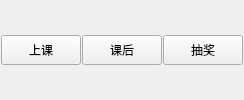
                                                                            <widget class="QWidget" name="widget_9"
                                                                                    native="true">
                                                                                <layout class="QHBoxLayout"
                                                                                        name="horizontalLayout_6">
                                                                                    <property name="spacing">
                                                                                        <number>1</number>
                                                                                    </property>
                                                                                    <property name="leftMargin">
                                                                                        <number>1</number>
                                                                                    </property>
                                                                                    <property name="topMargin">
                                                                                        <number>1</number>
                                                                                    </property>
                                                                                    <property name="rightMargin">
                                                                                        <number>1</number>
                                                                                    </property>
                                                                                    <property name="bottomMargin">
                                                                                        <number>1</number>
                                                                                    </property>
                                                                                    <item>
                                                                                        <widget class="QPushButton"
                                                                                                name="pushButton_classmode">
                                                                                            <property name="sizePolicy">
                                                                                                <sizepolicy
                                                                                                        hsizetype="Preferred"
                                                                                                        vsizetype="Preferred">
                                                                                                    <horstretch>0
                                                                                                    </horstretch>
                                                                                                    <verstretch>0
                                                                                                    </verstretch>
                                                                                                </sizepolicy>
                                                                                            </property>
                                                                                            <property
                                                                                                    name="maximumSize">
                                                                                                <size>
                                                                                                    <width>16777215
                                                                                                    </width>
                                                                                                    <height>30</height>
                                                                                                </size>
                                                                                            </property>
                                                                                            <property name="text">
                                                                                                <string>上课</string>
                                                                                            </property>
                                                                                        </widget>
                                                                                    </item>
                                                                                    <item>
                                                                                        <widget class="QPushButton"
                                                                                                name="pushButton_afterclassmode">
                                                                                            <property name="sizePolicy">
                                                                                                <sizepolicy
                                                                                                        hsizetype="Preferred"
                                                                                                        vsizetype="Preferred">
                                                                                                    <horstretch>0
                                                                                                    </horstretch>
                                                                                                    <verstretch>0
                                                                                                    </verstretch>
                                                                                                </sizepolicy>
                                                                                            </property>
                                                                                            <property
                                                                                                    name="maximumSize">
                                                                                                <size>
                                                                                                    <width>16777215
                                                                                                    </width>
                                                                                                    <height>30</height>
                                                                                                </size>
                                                                                            </property>
                                                                                            <property name="text">
                                                                                                <string>课后</string>
                                                                                            </property>
                                                                                        </widget>
                                                                                    </item>
                                                                                    <item>
                                                                                        <widget class="QPushButton"
                                                                                                name="pushButton_Lottery">
                                                                                            <property
                                                                                                    name="maximumSize">
                                                                                                <size>
                                                                                                    <width>16777215
                                                                                                    </width>
                                                                                                    <height>30</height>
                                                                                                </size>
                                                                                            </property>
                                                                                            <property name="text">
                                                                                                <string>抽奖</string>
                                                                                            </property>
                                                                                        </widget>
                                                                                    </item>
                                                                                </layout>
                                                                            </widget>
